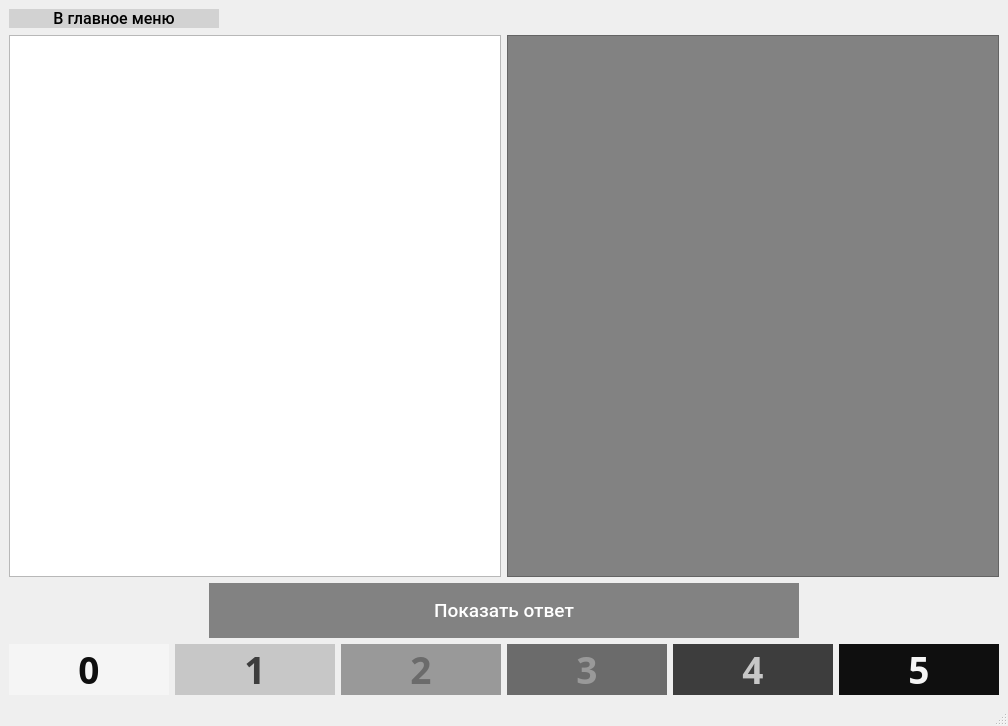
<?xml version="1.0" encoding="UTF-8"?>
<ui version="4.0">
 <class>RepeatWindow</class>
 <widget class="QMainWindow" name="RepeatWindow">
  <property name="geometry">
   <rect>
    <x>0</x>
    <y>0</y>
    <width>1008</width>
    <height>726</height>
   </rect>
  </property>
  <property name="font">
   <font>
    <family>Segoe UI</family>
    <pointsize>9</pointsize>
    <weight>50</weight>
    <bold>false</bold>
   </font>
  </property>
  <property name="windowTitle">
   <string>MainWindow</string>
  </property>
  <widget class="QWidget" name="centralwidget">
   <layout class="QVBoxLayout" name="verticalLayout_2">
    <item>
     <layout class="QHBoxLayout" name="horizontalLayout_4">
      <property name="topMargin">
       <number>0</number>
      </property>
      <item>
       <widget class="QPushButton" name="goBackPushButton">
        <property name="minimumSize">
         <size>
          <width>210</width>
          <height>0</height>
         </size>
        </property>
        <property name="font">
         <font>
          <family>Roboto Medium</family>
          <pointsize>12</pointsize>
          <weight>50</weight>
          <bold>false</bold>
         </font>
        </property>
        <property name="styleSheet">
         <string notr="true">QPushButton#goBackPushButton {
	border-radius: 0 px;
	background-color: rgb(210, 210, 210);
}

QPushButton#goBackPushButton:pressed {
	background-color: rgb(200, 200, 200);
}

QPushButton#goBackPushButton:hover {
	background-color: rgb(200, 200, 200);
}</string>
        </property>
        <property name="text">
         <string>В главное меню</string>
        </property>
        <property name="icon">
         <iconset resource="qrc_resources.qrc">
          <normaloff>:/resources/go_back.svg</normaloff>:/resources/go_back.svg</iconset>
        </property>
        <property name="iconSize">
         <size>
          <width>40</width>
          <height>40</height>
         </size>
        </property>
       </widget>
      </item>
      <item>
       <spacer name="horizontalSpacer">
        <property name="orientation">
         <enum>Qt::Horizontal</enum>
        </property>
        <property name="sizeHint" stdset="0">
         <size>
          <width>40</width>
          <height>20</height>
         </size>
        </property>
       </spacer>
      </item>
     </layout>
    </item>
    <item>
     <layout class="QVBoxLayout" name="verticalLayout" stretch="10,1,0">
      <item>
       <layout class="QHBoxLayout" name="horizontalLayout_2">
        <item>
         <widget class="QTextBrowser" name="frontSideTextBrowser"/>
        </item>
        <item>
         <widget class="QTextBrowser" name="reverseSideTextBrowser">
          <property name="font">
           <font>
            <family>Segoe UI</family>
            <pointsize>9</pointsize>
            <weight>50</weight>
            <bold>false</bold>
           </font>
          </property>
          <property name="styleSheet">
           <string notr="true">background-color: rgb(130, 130, 130)</string>
          </property>
          <property name="lineWrapMode">
           <enum>QTextEdit::NoWrap</enum>
          </property>
         </widget>
        </item>
       </layout>
      </item>
      <item>
       <layout class="QHBoxLayout" name="horizontalLayout_3">
        <property name="leftMargin">
         <number>200</number>
        </property>
        <property name="rightMargin">
         <number>200</number>
        </property>
        <item>
         <widget class="QPushButton" name="showAnswerPushButton">
          <property name="sizePolicy">
           <sizepolicy hsizetype="Minimum" vsizetype="Expanding">
            <horstretch>0</horstretch>
            <verstretch>0</verstretch>
           </sizepolicy>
          </property>
          <property name="minimumSize">
           <size>
            <width>200</width>
            <height>55</height>
           </size>
          </property>
          <property name="font">
           <font>
            <family>Roboto Medium</family>
            <pointsize>14</pointsize>
            <weight>50</weight>
            <bold>false</bold>
           </font>
          </property>
          <property name="styleSheet">
           <string notr="true">QPushButton#showAnswerPushButton {
	border-radius: 0 px;
	background-color: rgb(130, 130, 130);
	color: rgb(255, 255, 255);
}

QPushButton#showAnswerPushButton:pressed {
	background-color: rgb(110, 110, 110);
}

QPushButton#showAnswerPushButton:hover {
	background-color: rgb(110, 110, 110);
}</string>
          </property>
          <property name="text">
           <string>Показать ответ</string>
          </property>
         </widget>
        </item>
       </layout>
      </item>
      <item>
       <layout class="QHBoxLayout" name="horizontalLayout">
        <item>
         <widget class="QPushButton" name="zeroPushButton">
          <property name="sizePolicy">
           <sizepolicy hsizetype="Minimum" vsizetype="Expanding">
            <horstretch>0</horstretch>
            <verstretch>0</verstretch>
           </sizepolicy>
          </property>
          <property name="font">
           <font>
            <family>Agency FB</family>
            <pointsize>28</pointsize>
            <weight>75</weight>
            <bold>true</bold>
           </font>
          </property>
          <property name="styleSheet">
           <string notr="true">QPushButton#zeroPushButton {
	border-radius: 0 px;
	background-color: rgb(245, 245, 245);
	color: rgb(15, 15, 15);
}

QPushButton#zeroPushButton:pressed {
	background-color: rgb(220, 220, 220);
}

QPushButton#zeroPushButton:hover {
	background-color: rgb(220, 220, 220);
}</string>
          </property>
          <property name="text">
           <string>0</string>
          </property>
         </widget>
        </item>
        <item>
         <widget class="QPushButton" name="onePushButton">
          <property name="sizePolicy">
           <sizepolicy hsizetype="Minimum" vsizetype="Expanding">
            <horstretch>0</horstretch>
            <verstretch>0</verstretch>
           </sizepolicy>
          </property>
          <property name="font">
           <font>
            <family>Agency FB</family>
            <pointsize>28</pointsize>
            <weight>75</weight>
            <bold>true</bold>
           </font>
          </property>
          <property name="styleSheet">
           <string notr="true">QPushButton#onePushButton {
	border-radius: 0 px;
	background-color: rgb(199, 199, 199);
	color: rgb(61, 61, 61)
}

QPushButton#onePushButton:pressed {
	background-color: rgb(179, 179, 179);
}

QPushButton#onePushButton:hover {
	background-color: rgb(179, 179, 179);
}</string>
          </property>
          <property name="text">
           <string>1</string>
          </property>
         </widget>
        </item>
        <item>
         <widget class="QPushButton" name="twoPushButton">
          <property name="sizePolicy">
           <sizepolicy hsizetype="Minimum" vsizetype="Expanding">
            <horstretch>0</horstretch>
            <verstretch>0</verstretch>
           </sizepolicy>
          </property>
          <property name="font">
           <font>
            <family>Agency FB</family>
            <pointsize>28</pointsize>
            <weight>75</weight>
            <bold>true</bold>
           </font>
          </property>
          <property name="styleSheet">
           <string notr="true">QPushButton#twoPushButton {
	border-radius: 0 px;
	background-color: rgb(153, 153, 153);
	color: rgb(107, 107, 107);
}

QPushButton#twoPushButton:pressed {
	background-color: rgb(133, 133, 133);
}

QPushButton#twoPushButton:hover {
	background-color: rgb(133, 133, 133);
}</string>
          </property>
          <property name="text">
           <string>2</string>
          </property>
         </widget>
        </item>
        <item>
         <widget class="QPushButton" name="threePushButton">
          <property name="sizePolicy">
           <sizepolicy hsizetype="Minimum" vsizetype="Expanding">
            <horstretch>0</horstretch>
            <verstretch>0</verstretch>
           </sizepolicy>
          </property>
          <property name="font">
           <font>
            <family>Agency FB</family>
            <pointsize>28</pointsize>
            <weight>75</weight>
            <bold>true</bold>
           </font>
          </property>
          <property name="styleSheet">
           <string notr="true">QPushButton#threePushButton {
	border-radius: 0 px;
	background-color: rgb(107, 107, 107);
	color: rgb(153, 153, 153);
}

QPushButton#threePushButton:pressed {
	background-color: rgb(87, 87, 87);
}

QPushButton#threePushButton:hover {
	background-color: rgb(87, 87, 87);
}</string>
          </property>
          <property name="text">
           <string>3</string>
          </property>
         </widget>
        </item>
        <item>
         <widget class="QPushButton" name="fourPushButton">
          <property name="sizePolicy">
           <sizepolicy hsizetype="Minimum" vsizetype="Expanding">
            <horstretch>0</horstretch>
            <verstretch>0</verstretch>
           </sizepolicy>
          </property>
          <property name="font">
           <font>
            <family>Agency FB</family>
            <pointsize>28</pointsize>
            <weight>75</weight>
            <bold>true</bold>
           </font>
          </property>
          <property name="styleSheet">
           <string notr="true">QPushButton#fourPushButton {
	border-radius: 0 px;
	background-color: rgb(61, 61, 61);
	color: rgb(199, 199, 199);
}

QPushButton#fourPushButton:pressed {
	background-color: rgb(46, 46, 46);
}

QPushButton#fourPushButton:hover {
	background-color: rgb(46, 46, 46);
}</string>
          </property>
          <property name="text">
           <string>4</string>
          </property>
         </widget>
        </item>
        <item>
         <widget class="QPushButton" name="fivePushButton">
          <property name="sizePolicy">
           <sizepolicy hsizetype="Minimum" vsizetype="Expanding">
            <horstretch>0</horstretch>
            <verstretch>0</verstretch>
           </sizepolicy>
          </property>
          <property name="font">
           <font>
            <family>Agency FB</family>
            <pointsize>28</pointsize>
            <weight>75</weight>
            <bold>true</bold>
           </font>
          </property>
          <property name="accessibleDescription">
           <string/>
          </property>
          <property name="styleSheet">
           <string notr="true">QPushButton#fivePushButton {
	border-radius: 0 px;
	background-color: rgb(15, 15, 15);
	color: rgb(245, 245, 245);
}

QPushButton#fivePushButton:pressed {
	background-color: rgb(0, 0, 0);
}

QPushButton#fivePushButton:hover {
	background-color: rgb(0, 0, 0);
}</string>
          </property>
          <property name="text">
           <string>5</string>
          </property>
          <property name="checkable">
           <bool>false</bool>
          </property>
          <property name="flat">
           <bool>false</bool>
          </property>
         </widget>
        </item>
       </layout>
      </item>
     </layout>
    </item>
   </layout>
  </widget>
  <widget class="QMenuBar" name="menubar">
   <property name="geometry">
    <rect>
     <x>0</x>
     <y>0</y>
     <width>1008</width>
     <height>26</height>
    </rect>
   </property>
  </widget>
  <widget class="QStatusBar" name="statusbar"/>
 </widget>
 <resources>
  <include location="qrc_resources.qrc"/>
 </resources>
 <connections/>
</ui>
